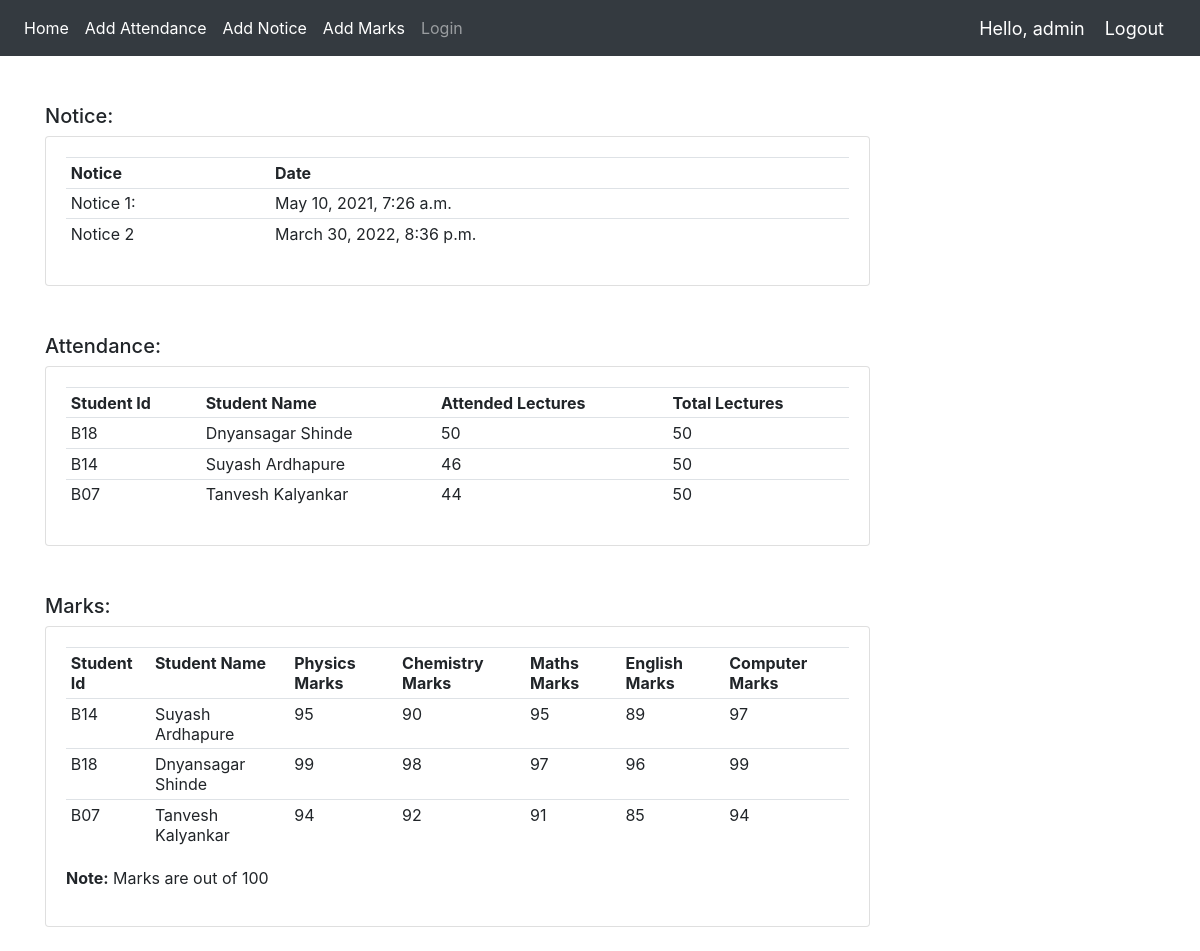
The app's page / (signed in) with its own data.
### app/models.py (models this page shows, shortened)
class Notice(models.Model):
    Message = models.CharField(max_length=200,null=True)
    date_created = models.DateTimeField(auto_now_add=True)

class Attendance(models.Model):
    StudentName = models.CharField(max_length=200,null=True)
    StudentId  = models.CharField(max_length=50,null=True)
    LecturesAttended = models.IntegerField(null=True)
    TotalLectures  = models.IntegerField(null=True)

class Marks(models.Model):
    StudentName = models.CharField(max_length=200,null=True)
    StudentId  = models.CharField(max_length=50,null=True)
    PhysicsMarks = models.IntegerField(null=True)
    ChemistryMarks  = models.IntegerField(null=True)
    MathsMarks  = models.IntegerField(null=True)
    EnglishMarks  = models.IntegerField(null=True)
    ComputerMarks  = models.IntegerField(null=True)

### app/views.py (the view)
# urls.py: 2. Add a URL to urlpatterns:  path('', views.home, name='home')
def home(request):
    notice = Notice.objects.all()
    attendance = Attendance.objects.all()
    marks = Marks.objects.all()
    context = {
        'notice':notice,
        'marks':marks,
        'attendance':attendance,
    }
    return render(request,'app/home.html',context)

### app/templates/app/home.html
{% extends 'app/Links.html' %}
{% block content %}
<div class="container ">
    <br><br>
<div class="row">
    <div class="col-md-9">
        <h5>Notice:</h5>
        <div class="card card-body">
            <table class="table table-sm">
                <tr>
                    <th>Notice</th>
                    <th>Date</th>
                </tr>
                {% for n in notice %}
                <tr>
                    <td>{{n.Message}} </td>
                    <td>{{n.date_created}} </td>
                </tr>
                {% endfor %}
            </table>
        </div>
    </div>
</div>
<br><br>
<div class="row">
	<div class="col-md-9">
		<h5>Attendance:</h5>
		<div class="card card-body">
			<table class="table table-sm">
				<tr>
					<th>Student Id</th>
					<th>Student Name</th>
					<th>Attended Lectures</th>
					<th>Total Lectures</th>
				</tr>
                {% for a in attendance %}
		        <tr>
                    <td>{{a.StudentId}} </td>
					<td>{{a.StudentName}} </td>
					<td>{{a.LecturesAttended}} </td>
					<td> {{a.TotalLectures}} </td>
				</tr>
				{% endfor %}
			</table>
		</div>
	</div>
</div>
<br><br>
<div class="row">
	<div class="col-md-9">
		<h5>Marks:</h5>
		<div class="card card-body">
			<table class="table table-sm">
				<tr>
					<th>Student Id</th>
					<th>Student Name</th>
					<th>Physics Marks</th>
                    <th>Chemistry Marks</th>
                    <th>Maths Marks</th>
                    <th>English Marks</th>
                    <th>Computer Marks</th>
				</tr>
                {% for m in marks %}
		        <tr>
                    <td>{{m.StudentId}} </td>
					<td>{{m.StudentName}} </td>
					<td>{{m.PhysicsMarks}} </td>
					<td>{{m.ChemistryMarks}} </td>
					<td>{{m.MathsMarks}} </td>
					<td>{{m.EnglishMarks}} </td>
					<td>{{m.ComputerMarks}} </td>
				</tr>
				{% endfor %}
			</table>
            <p> <b>Note:</b> Marks are out of 100</p>
		</div>
	</div>
</div>
{% endblock %}

### app/templates/app/navbar.html (shortened to what this page needs)
{% load static %}
<nav class="navbar navbar-expand-lg navbar-dark bg-dark">
  <div class="collapse navbar-collapse" id="navbarNav">
    <ul class="navbar-nav">
      <li class="nav-item active">
        <a class="nav-link" href="{% url 'home' %}">Home</a>
      </li>
      {% if request.user.is_staff %}
      <li class="nav-item active">
        <a class="nav-link" href="{% url 'addAttendance' %}">Add Attendance</a>
      </li>
      <li class="nav-item active">
        <a class="nav-link" href="{% url 'addNotice' %}">Add Notice</a>
      </li>
      <li class="nav-item active">
        <a class="nav-link" href="{% url 'addMarks' %}">Add Marks</a>
      </li>
      {% endif %}
      <li class="nav-item">
        <a class="nav-link" href="{% url 'login' %}">Login</a>
      </li>
    </ul>
  </div>
  {% if request.user.is_staff %}
  <span class="greet">Hello, {{request.user}}</span>
  <span ><a  class="greet" href="{% url 'logout' %}">Logout</a></span>
  {% endif %}
</nav>

### app/templates/app/navbar.html (style rules this page uses)
.greet { font-size: 18px; color: #fff; margin-right: 20px; }

### records on screen
Notice: Message "Notice 1:", date_created "May 10, 2021, 7:26 a.m."
Notice: Message "Notice 2", date_created "March 30, 2022, 8:36 p.m."
Attendance: StudentId "B18", StudentName "Dnyansagar Shinde", LecturesAttended "50", TotalLectures "50"
Attendance: StudentId "B14", StudentName "Suyash Ardhapure", LecturesAttended "46", TotalLectures "50"
Attendance: StudentId "B07", StudentName "Tanvesh Kalyankar", LecturesAttended "44", TotalLectures "50"
Marks: StudentId "B14", StudentName "Suyash Ardhapure", PhysicsMarks "95", ChemistryMarks "90", MathsMarks "95", EnglishMarks "89", ComputerMarks "97"
Marks: StudentId "B18", StudentName "Dnyansagar Shinde", PhysicsMarks "99", ChemistryMarks "98", MathsMarks "97", EnglishMarks "96", ComputerMarks "99"
Marks: StudentId "B07", StudentName "Tanvesh Kalyankar", PhysicsMarks "94", ChemistryMarks "92", MathsMarks "91", EnglishMarks "85", ComputerMarks "94"

### other values on screen
{{ request.user }} "admin"
